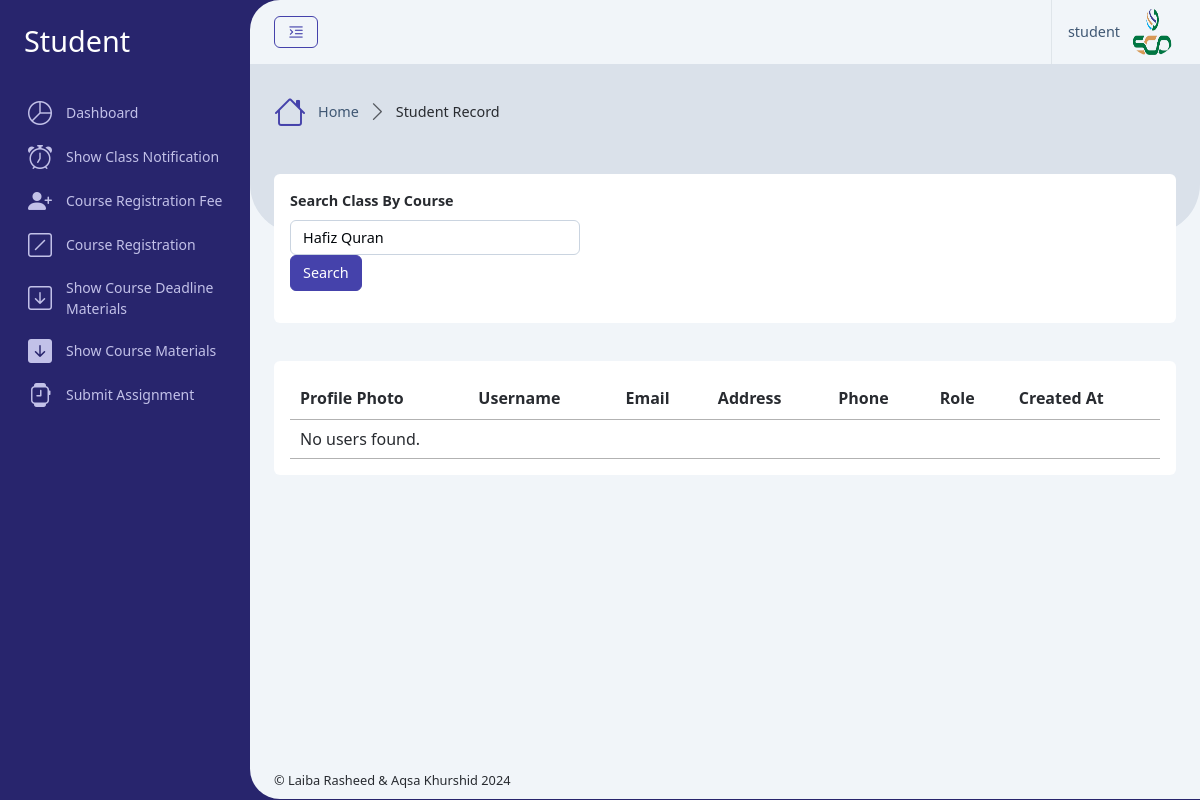
The app's page /Administrator/students_record.php (signed in) with its own data.
### tables this page shows
CREATE TABLE `users` (
  `id` int(11) NOT NULL,
  `username` varchar(50) NOT NULL,
  `email` varchar(100) NOT NULL,
  `cnic` varchar(20) DEFAULT NULL,
  `date_of_birth` date DEFAULT NULL,
  `gender` varchar(20) DEFAULT NULL,
  `age` int(11) DEFAULT NULL,
  `address` varchar(255) DEFAULT NULL,
  `phone` varchar(20) DEFAULT NULL,
  `quranic_qualification` enum('Haifz','Tajweed','Tafseer','Nazra','Basic_Language_Courses','Other_Relevant_Qualification') DEFAULT 'Haifz',
  `profile_photo` varchar(255) DEFAULT NULL,
  `upload_cv` varchar(255) DEFAULT NULL,
  `password` varchar(255) NOT NULL,
  `role_id` int(11) NOT NULL,
  `isActive` tinyint(1) NOT NULL,
  `created_at` timestamp NOT NULL DEFAULT current_timestamp()
);

### Database/config.php (called while the page is built, shortened)
<?php
    $servername = "localhost";
    $username = "root";
    $password = "";
    $dbname = "online_quran_tutor_db";
    $conn = new mysqli($servername, $username, $password, $dbname);
    function getUserData($user_id) {
        global $conn;
        $stmt = $conn->prepare("SELECT * FROM users WHERE id = ?");
        $stmt->bind_param("i", $user_id);
        $stmt->execute();
        $result = $stmt->get_result();
        return $result->fetch_assoc();
    }
?>

### Administrator/students_record_content.php (the view, shortened to what this page needs)
<form method="POST" action="students_record.php">
    <div class="row">
        <div class="col-xxl-12">
            <div class="card mb-4">
                <div class="card-body mb-3">
                    <div class="col-md-4">
                        <label for="createCourseId" class="form-label">Search Class By Course</label>
                        <select class="form-control" id="createCourseId" name="course_id" required>
                            <?php
                            while ($course = $course_result->fetch_assoc()) {
                                echo "<option value=\"" . htmlspecialchars($course['course_id']) . "\">" . htmlspecialchars($course['course_name']) . "</option>";
                            }
                            ?>
                        </select>
                    </div>
                    <button type="submit" class="btn btn-primary">Search</button>
                </div>
            </div>
        </div>
    </div>
</form>
<div class="row">
    <div class="col-xxl-12">
        <div class="card mb-4">
            <div class="card-body">
                <div class="table-responsive">
                    <table id="example" class="display nowrap" style="width:100%">
                        <thead>
                            <tr>
                                <th scope="col">Profile Photo</th>
                                <th scope="col">Username</th>
                                <th scope="col">Email</th>
                                <th scope="col">Address</th>
                                <th scope="col">Phone</th>
                                <th scope="col">Role</th>
                                <th scope="col">Created At</th>
                            </tr>
                        </thead>
                        <tbody>
                            <?php
                            if ($result && $result->num_rows > 0) {
                                while ($row = $result->fetch_assoc()) {
                            ?>
                                    <tr>
                                        <th scope="row">
                                            <img class="rounded-circle img-3x me-2" src="../assets/uploads/<?php echo htmlspecialchars($row['profile_photo']); ?>" alt="Profile Photo" />
                                        </th>
                                        <td><?php echo htmlspecialchars($row['username']); ?></td>
                                        <td><?php echo htmlspecialchars($row['email']); ?></td>
                                        <td><?php echo htmlspecialchars($row['address']); ?></td>
                                        <td><?php echo htmlspecialchars($row['phone']); ?></td>
                                        <td><?php echo htmlspecialchars($row['role_name']); ?></td>
                                        <td><?php echo htmlspecialchars($row['created_at']); ?></td>
                                    </tr>
                                <?php
                                }
                            } else {
                                ?>
                                <tr>
                                    <td colspan="7">No users found.</td>
                                </tr>
                            <?php
                            }
                            ?>
                        </tbody>
                    </table>
                </div>
            </div>
        </div>
    </div>
</div>

### setting/_Header.php (shortened to what this page needs)
<div class="app-header d-flex align-items-center">
    <div class="d-flex">
        <button class="btn btn-outline-primary me-2 pin-sidebar" id="pin-sidebar">
            <i class="bi bi-text-indent-left fs-5"></i>
        </button>
    </div>
    <div class="header-actions">
        <div class="dropdown ms-3">
            <a id="userSettings" class="dropdown-toggle d-flex py-2 align-items-center ps-3 border-start" href="#!"
                role="button" data-bs-toggle="dropdown" aria-expanded="false">
                <span class="d-none d-md-block me-2"><?php echo htmlspecialchars($user['username']); ?></span>
                <img src="../assets/uploads/<?php echo htmlspecialchars($user['profile_photo']); ?>" class="rounded-circle img-3x" alt="Bootstrap Gallery" />
            </a>
        </div>
    </div>
</div>

### records on screen
users: username "student", profile_photo (picture)

### other values on screen
$roleTitle "Student"
$title "Student Record"
form field course_id "Hafiz Quran"
